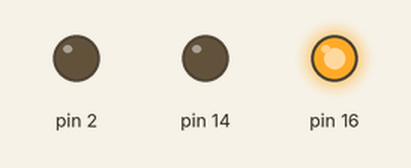
Bench run of a sketch on a simulated Arduino Uno, built with avr-gcc and run on an emulated ATmega328P. Shown: output pins drawn as LEDs (lit = HIGH).

Above: at 0.5 s.
At 1.5 s:
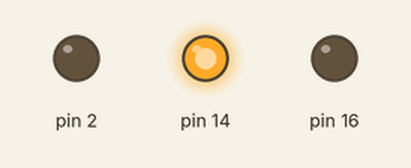
Timing chart, 0 to 3.5 s (numbered marks = the images above):
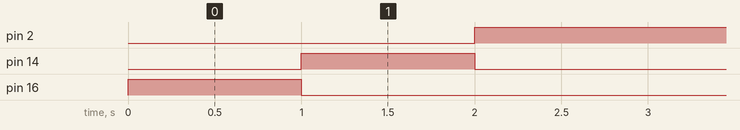

Measured:
- by itself, pin 2: alternates HIGH for 2.0 s and LOW for 1.0 s
- by itself, pin 14: alternates HIGH for 1.0 s and LOW for 2.0 s
- by itself, pin 16: LOW → HIGH at 0.00 s, → LOW 1.0 s later

The sketch:

sketch_aug11a.ino
```cpp
void setup() {
  // put your setup code here, to run once:
  pinMode(16,OUTPUT);
  pinMode(14,OUTPUT);
  pinMode(2,OUTPUT);
  boolean a=true;
}

void loop() {
  // put your main code here, to run repeatedly:
  static int i=1;
  if(i>3){
    i=1;
  }
  else if(i%2==0){
    digitalWrite(14,HIGH);//red
    digitalWrite(16,LOW);//green
    digitalWrite(2,LOW);//yellow
  }
  else if(i%3==0){
    digitalWrite(14,LOW);
    digitalWrite(16,LOW);
    digitalWrite(2,HIGH);
  }
  else{
    digitalWrite(14,LOW);
    digitalWrite(16,HIGH);
    digitalWrite(2,LOW);
  }
  i+=1;
  delay(1000);

}
```
